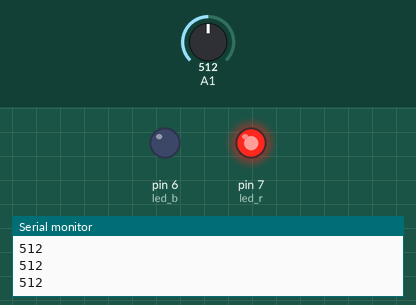
The sketch below on a simulated Arduino Uno, built with avr-gcc and run on an emulated ATmega328P. On the bench: output pins drawn as LEDs (lit = HIGH), the last lines printed to the serial monitor. The inputs (shaded band) are chosen by the test bench; at power-on: A1 = 512.

Above: at 1.2 s.
1.3 s: A1 set to 212
2.8 s: A1 set to 182
At 4.2 s:
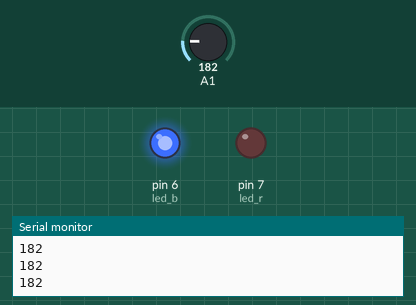
4.5 s: A1 set to 210
At 5.6 s:
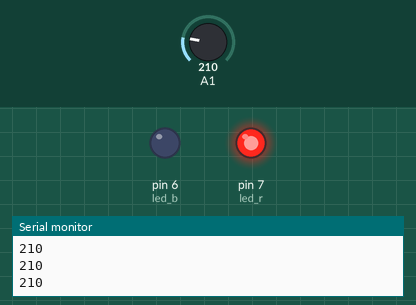
6.0 s: A1 set to 190
At 6.8 s:
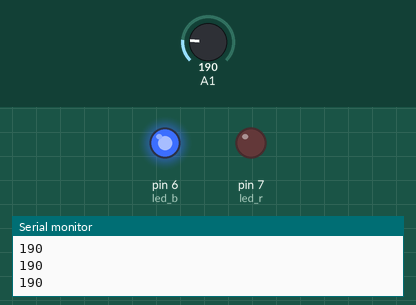
Timing chart, 0 to 8.5 s (numbered marks = the images above; inputs shaded):
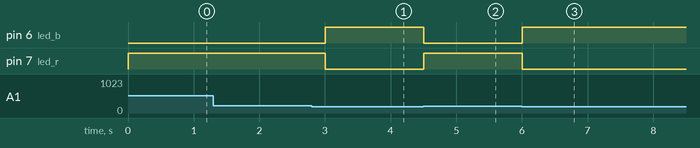

The sketch:

_21_SW_520d_LED.ino
```cpp
int SW; // 정수형 변수 SW를 선언
int led_r = 7; // 변수 led_r을 7이라 선언
int led_b = 6; // 변수 led_b를 6이라 선언

void setup() {
  Serial.begin(9600); // 시리얼 통신 속도 초기화
  pinMode(led_r, OUTPUT); // 디지털 핀 7번을 출력으로 설정
  pinMode(led_b, OUTPUT); // 디지털 핀 6번을 출력으로 설정
}

void loop() {
  SW = analogRead(A1); // 아날로그 핀 A1에 연결된 기울기 센서 값을 SW에 저장

  if (SW >= 200) { // SW가 200 이상일 때
    digitalWrite(led_r, HIGH);
    digitalWrite(led_b, LOW);
    Serial.println(SW);
    delay(300);
  }
  else { // SW가 200 미만일 때
    digitalWrite(led_b, HIGH);
    digitalWrite(led_r, LOW);
    Serial.println(SW);
    delay(300);
  }
}
```

Measured:
- the behaviour switches between 200 and 199 on A1 (found by bisection; images 0 and 1)
- after the input at 2.8 s, pin 6 (led_b): LOW → HIGH after 0.20 s; pin 7 (led_r): HIGH → LOW after 0.20 s
- after the input at 4.5 s, pin 6 (led_b): HIGH → LOW at once; pin 7 (led_r): LOW → HIGH at once
- after the input at 6.0 s, pin 6 (led_b): LOW → HIGH at once; pin 7 (led_r): HIGH → LOW at once
